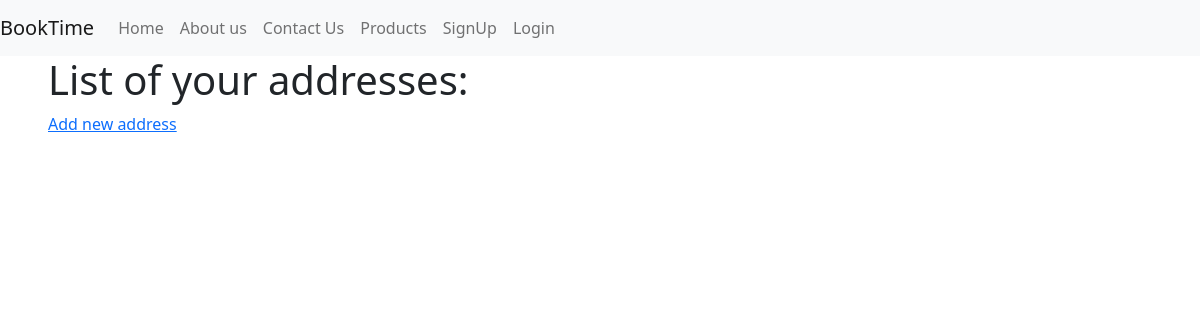
Page /user/address/ (signed in) on the earlier database version.
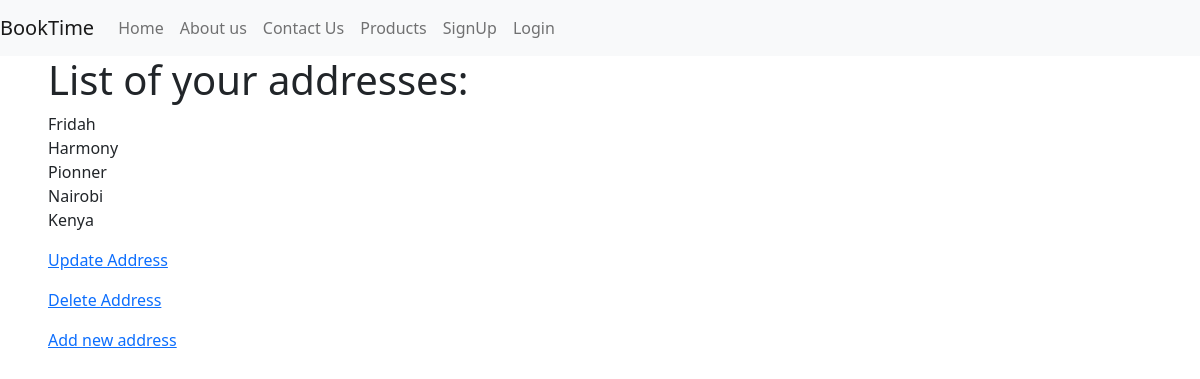
Same page on the later database version.
### localusers/models.py (models this page shows, shortened)
class Address(models.Model):
    SUPPORTED_COUNTRIES = (
        ("uk", "United Kingdom"),
        ("us", "United States of America"),
        ('ke', 'Kenya')
    )
    user = models.ForeignKey(User, on_delete=models.CASCADE)
    name = models.CharField(max_length=60)
    address1 = models.CharField("Address line 1", max_length=60)
    address2 = models.CharField("Address line 2", max_length=60, blank=True)
    zip_code = models.CharField("ZIP / Postal code", max_length=12)
    city = models.CharField(max_length=60)
    country = models.CharField(max_length=3, choices=SUPPORTED_COUNTRIES)

### localusers/views.py (the view)
# urls.py: path('address/', views.AddressListView.as_view(), name='address_list'),
class AddressListView(LoginRequiredMixin, ListView):
    model = models.Address
    def get_queryset(self):
        return self.model.objects.filter(user=self.request.user)

### localusers/templates/localusers/address_list.html (shortened to what this page needs)
{% extends "../base.html" %}
{% block content %}
<h1>List of your addresses:</h1>
{% for address in object_list %}
<p>
    {{ address.name }}<br>
    {{ address.address1 }}<br>
    {{ address.address2 }}<br>
    {{ address.city }}<br>
    {{ address.get_country_display }}<br>
</p>
<p>
    <a href="{% url "address_update" address.id %}">Update Address</a>
</p>
<p>
    <a href="{% url "address_delete" address.id %}">Delete Address </a>
</p>
{% endfor %}
<p>
    <a href="{% url "address_create" %}">Add new address</a>
</p>
{% endblock %}

Differences in the rows shown:
added Address: name "Fridah", address1 "Harmony", address2 "Pionner", city "Nairobi", country "Kenya"
